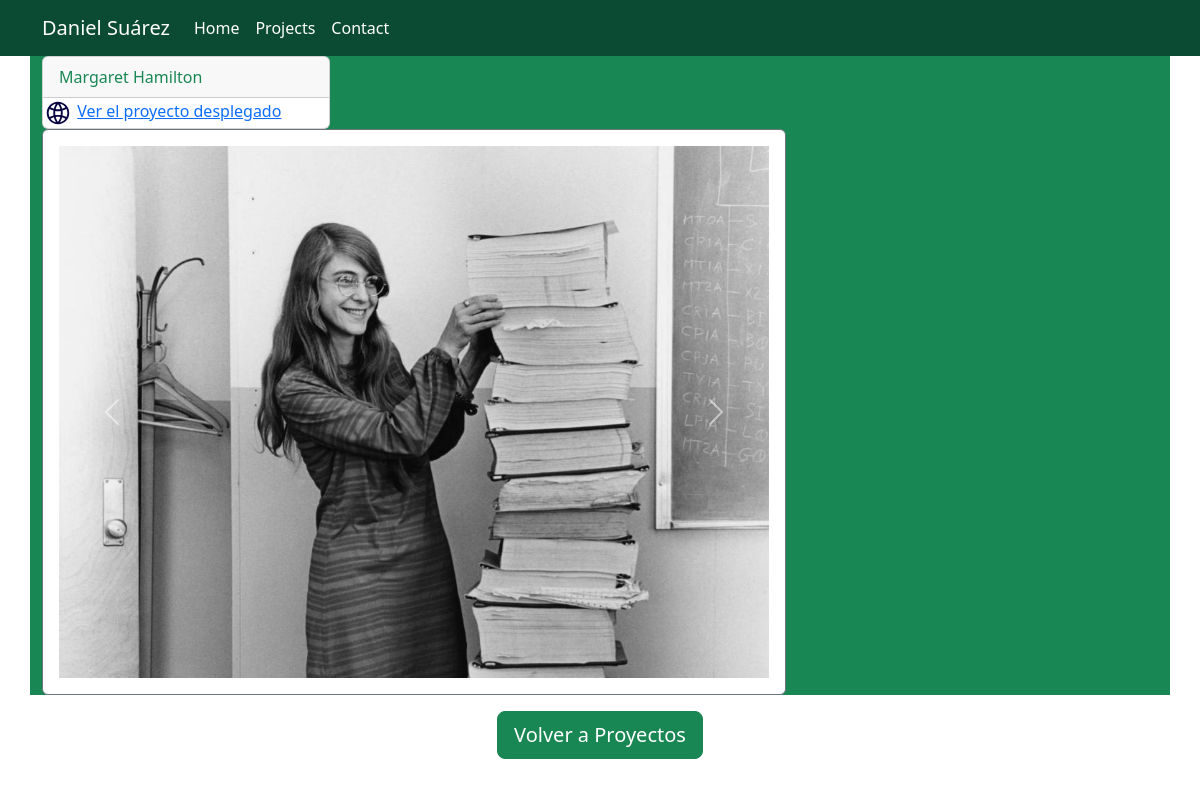
Screenshot of /project-datails/4 with the database file from the repository.
### projects/models.py (models this page shows, shortened)
class Project(models.Model):
    title = models.CharField(max_length=100)
    description = models.TextField()
    github_link = models.URLField(blank=True, null=True)
    project_online = models.URLField(blank=True, null=True)
    youtube_embed = models.TextField(blank=True, null=True)
    MEDIA_CHOICES = [('image', 'Image'), ('video', 'Video')]
    media_type = models.CharField(max_length=20, choices=MEDIA_CHOICES)

class ProjectMedia(models.Model):
    project = models.ForeignKey(Project, related_name='media', on_delete=models.CASCADE, validators=[validate_media_count])
    media_type = models.CharField(max_length=20, choices=Project.MEDIA_CHOICES)
    image = models.ImageField(upload_to='project_images/', blank=True, null=True)
    video_url = models.URLField(blank=True, null=True)

### projects/views.py (the view)
# urls.py: path("project-datails/<int:project_id>", views.project_detail, name = 'project-details'),
def project_detail(request, project_id):
    project = Project.objects.get(pk=project_id)
    media = ProjectMedia.objects.filter(project=project)
    context = {
            'project': project,
            'media': media,
            }
    return render(request, 'projects/project_detail.html', context)

### projects/templates/projects/project_detail.html (shortened to what this page needs)
{% extends 'home/base.html' %}
{% load static %}
{% block content %}
{% if media.0.media_type == 'image' %}
<div class="bg-success container">
<div class="card justify-content-center" style="width: 18rem;">
  <div class="card-header text-success">
    {{ project.title }}
  </div>
  {% if project.project_online %}
    <div>
      <span>
        <img src="{% static 'svg/web.svg' %}" alt="GitHub Icon" width="30" height="30">
      </span>
       <span>
        <a href="{{ project.project_online }}" target="_blank">Ver el proyecto desplegado</a>
      </span>
    </div>
  {% endif %}
  </div>
  <div class="bg-successrow justify-content-center">
    <div class="col-lg-8">
      <div class="card border-secondary">
        <div class="card-body">
          <div class="carousel slide" id="carouselExample" data-bs-ride="carousel">
            <div class="carousel-inner">
              {% for media in media %}
                <div class="carousel-item active">
                  <img src="{{ media.image.url }}" class="d-block w-100" alt="..." >
                </div>
              {% endfor %}
            </div>
            <button class="carousel-control-prev" type="button" data-bs-target="#carouselExample" data-bs-slide="prev">
              <span class="carousel-control-prev-icon" aria-hidden="true"></span>
            </button>
            <button class="carousel-control-next" type="button" data-bs-target="#carouselExample" data-bs-slide="next">
              <span class="carousel-control-next-icon" aria-hidden="true"></span>
            </button>
          </div>
        </div>
      </div>
    </div>
  </div>
{% endif %}
</div>
<div class="d-flex justify-content-center mt-3">
  <a href="{% url 'projects' %}" class="btn btn-success btn-lg">Volver a Proyectos</a>
</div>
{% endblock %}

### rows the page displays
Project: title "Margaret Hamilton"
ProjectMedia: image (picture)
